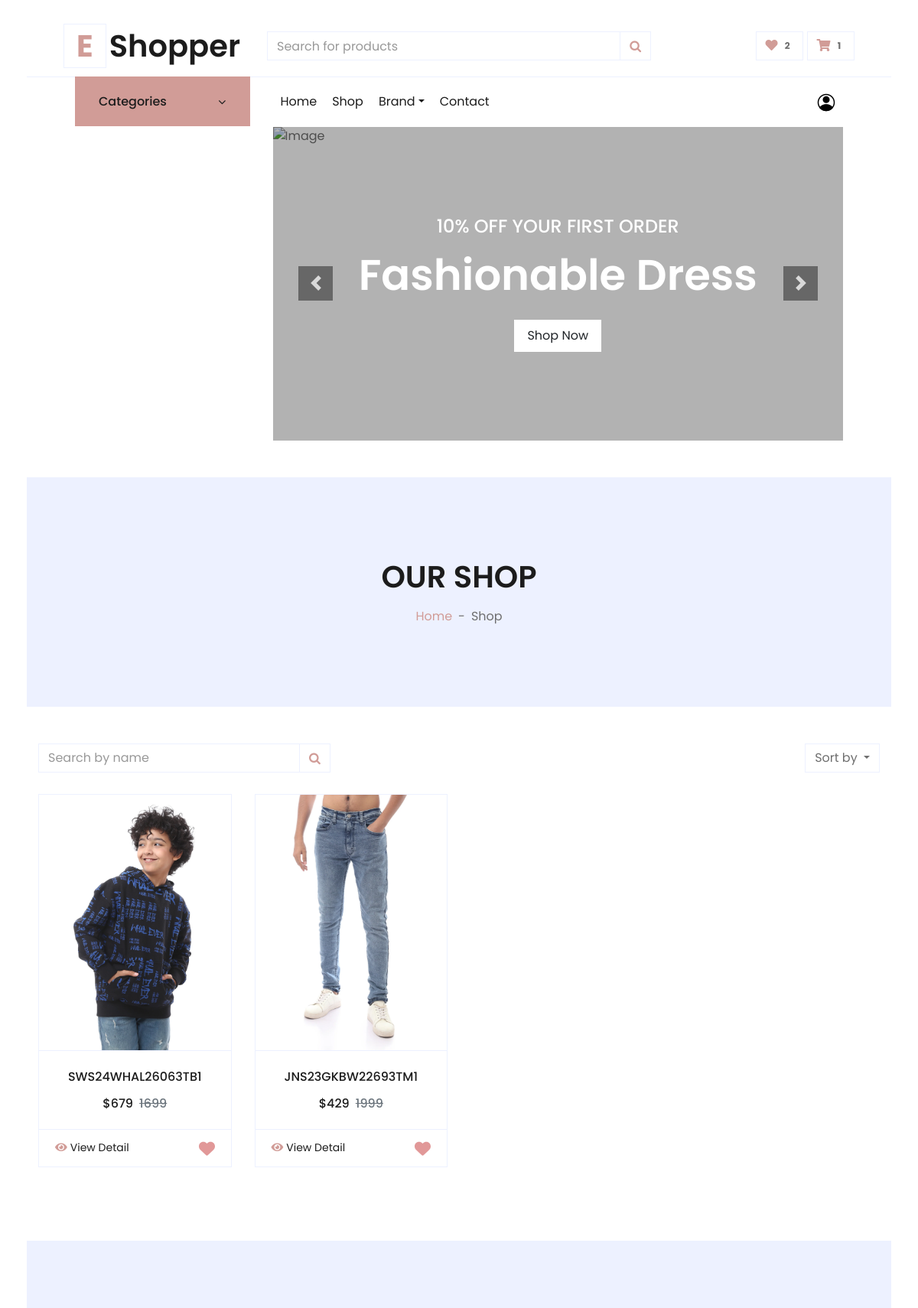
Page /accounts/favorite/ (signed in, upper part) on the earlier database version.
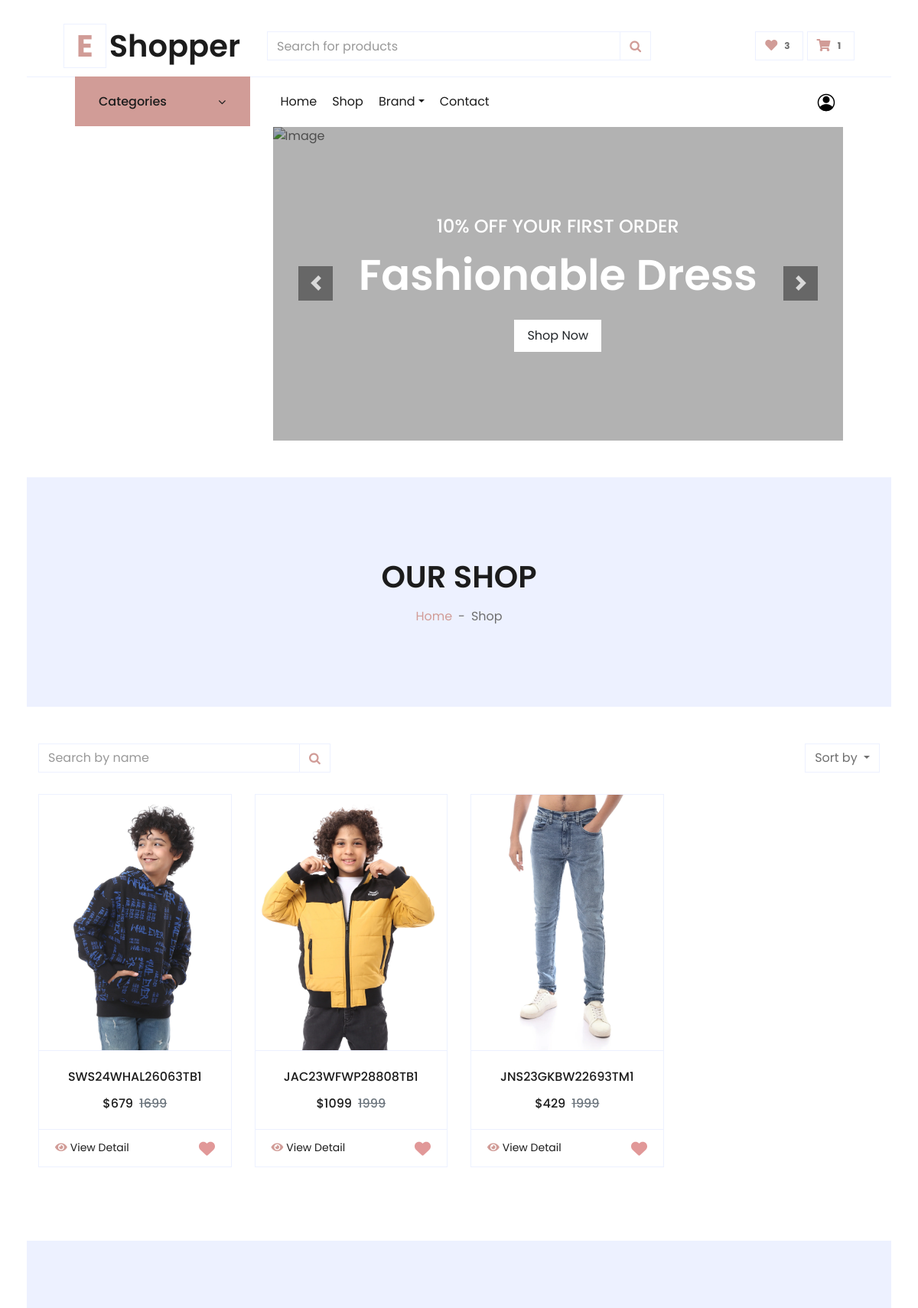
Same page on the later database version.
### product/models.py (models this page shows, shortened)
class Product(models.Model):
    name = models.CharField(max_length=100)
    image = models.ImageField(upload_to='product/')
    stock = models.IntegerField()
    price = models.IntegerField(default=0)
    discount = models.IntegerField(default=0)
    description = models.TextField(max_length=10000)
    like = models.ManyToManyField(User , blank=True,related_name='product_favourite')
    created_at = models.DateTimeField( default=timezone.now)
    category = models.ForeignKey('ProductCategory',verbose_name=('category'), on_delete=models.CASCADE ,default='')
    subcategory = models.ForeignKey("Subcategory" , on_delete=models.CASCADE ,default='')
    PRDBrand = models.ForeignKey('settings.Brand' ,related_name='product_brand', on_delete=models.CASCADE , blank=True, null=True ,verbose_name=_("Brand "))
    slug = models.SlugField(null=True,blank=True , unique=True)
    tags = TaggableManager()
    views = models.PositiveIntegerField(default=0)
    is_available = models.BooleanField(default=True)
    class Meta:
        ordering = ["name"]
    def get_absolute_url(self):
        return reverse("product:product_detail", args=[self.slug])

### accounts/views.py (the view)
# urls.py: path('favorite/' , views.user_favourites , name='user_favourites'),
def user_favourites(request):
    user_favourites = Product.objects.filter(like=request.user).annotate(product_count=Count('like'))
    product_count = user_favourites.count()
    return render(request,'profile/user_favourite.html',{'user_favourites':user_favourites,
                                                         'product_count':product_count})

### accounts/favourite_context.py (called while the page is built)
def counter(request):
    product_count = 0
    if request.user.is_authenticated:
        if 'admin' in request.path:
            return{}
        else :
            try :
                user_favourites = Product.objects.filter(like=request.user)
                product_count = user_favourites.count()
            except Product.DoesNotExist:
                product_count=0
    return dict(product_count=product_count)

### carts/cart_context.py (called while the page is built)
def counter(request):
    cart_count = 0
    if 'admin' in request.path:
        return{}
    else :
        try :
            cart = Cart.objects.filter(cart_id=_cart_id(request))
            if request.user.is_authenticated:
                cart_items= CartItem.objects.all().filter(user=request.user)
            else:
                cart_items = CartItem.objects.all().filter(cart=cart[:1])
            for cart_item in cart_items:
                cart_count+=cart_item.quantity
        except Cart.DoesNotExist:
            cart_count=0
    return dict(cart_count=cart_count)

### carts/views.py (called while the page is built)
def _cart_id(request):
    cart = request.session.session_key
    if not cart:
        cart = request.session.create()
    return cart

### accounts/templates/profile/user_favourite.html (shortened to what this page needs)
     {% extends 'base.html' %}
     {% load static %}
     {% block body %}
     <div class="container-fluid bg-secondary mb-5">
         <div class="d-flex flex-column align-items-center justify-content-center" style="min-height: 300px">
             <h1 class="font-weight-semi-bold text-uppercase mb-3">Our Shop</h1>
             <div class="d-inline-flex">
                 <p class="m-0"><a href="/">Home</a></p>
                 <p class="m-0 px-2">-</p>
                 <p class="m-0">Shop</p>
             </div>
         </div>
     </div>
     <div class="col-lg-12 col-md-12">
         <div class="row pb-4">
             <div class="col-12 pb-1">
                 <div class="d-flex align-items-center justify-content-between mb-4">
                     <form action="{% url 'product:product_list'%}">
                         <div class="input-group">
                             <input type="text" name="q" class="form-control" placeholder="Search by name">
                             <div class="input-group-append">
                                 <span class="input-group-text bg-transparent text-primary">
                                     <i class="fa fa-search"></i>
                                 </span>
                             </div>
                         </div>
                     </form>
                     <div class="dropdown ml-4">
                         <button class="btn border dropdown-toggle" type="button" id="triggerId" data-toggle="dropdown"
                             aria-haspopup="true" aria-expanded="false">
                             Sort by
                         </button>
                     </div>
                 </div>
             </div>
             {% for product in user_favourites  %}
             <div class="col-md-3">
                 <div class="card product-item border-0 mb-4">
                     <div class="card-header product-img position-relative overflow-hidden bg-transparent border p-0">
                         <img class="img-fluid w-100" src="{{product.image.url}}" alt="">
                     </div>
                     <div class="card-body border-left border-right text-center p-0 pt-4 pb-3">
                         <h6 class="text-truncate mb-3">{{product.name}}</h6>
                         <div class="d-flex justify-content-center">
                             {% if product.discount > 0 %}
                             <h6>${{product.discount}}</h6>
                             <h6 class="text-muted ml-2"><del>{{product.price}}</del></h6>
                             {% else %}
                             <h6>${{product.price}}</h6>
                             {% endif %}
                         </div>
                     </div>
                     <div class="card-footer d-flex justify-content-between bg-light border">
                         <a href="{{product.get_absolute_url}}" class="btn btn-sm text-dark p-0"><i
                                 class="fas fa-eye text-primary mr-1"></i>View
                             Detail</a>
                         {% if request.user in product.like.all %}
                         <a href="{% url 'product:like' product.id%}" class="btn btn-sm text-dark p-0"></a>
                         {% endif %}
                     </div>
                 </div>
             </div>
             {% endfor %}
         </div>
     </div>
     {% endblock body %}

### templates/base.html (shortened to what the changed rows need)
{% load static %}
<!DOCTYPE html>
<html lang="en">
<head>
    <link href="https://cdnjs.cloudflare.com/ajax/libs/font-awesome/5.10.0/css/all.min.css" rel="stylesheet">
    <link rel="stylesheet" href="https://cdnjs.cloudflare.com/ajax/libs/font-awesome/4.7.0/css/font-awesome.min.css">
    <link href="{% static 'lib4/owlcarousel/assets/owl.carousel.min.css'%}" rel="stylesheet">
    <link href="{% static 'css4/style.css'%}" rel="stylesheet">
    <link href="{% static 'css4/review.css'%}" rel="stylesheet">
    <link href="{% static 'css4/custom.css'%}" rel="stylesheet">
</head>
<body>
    <div class="container-fluid">
        <div class="row align-items-center py-3 px-xl-5">
            <div class="col-lg-3 d-none d-lg-block">
                <a href="/" class="text-decoration-none">
                    <h1 class="m-0 display-5 font-weight-semi-bold"><span
                            class="text-primary font-weight-bold border px-3 mr-1">E</span>{{myfooter.site_name}}</h1>
                </a>
            </div>
            {% if user.is_authenticated %}
            <div class="col-lg-3 col-6 text-right">
                <a href="{% url 'accounts:user_favourites' %}" class="btn border">
                    <i class="fas fa-heart text-primary"></i>
                    <span class="badge">{{product_count}}</span>
                </a>
                {% endif %}
            </div>
        </div>
        {% block body %}
        {% endblock body %}
</body>
</html>

Differences in the rows shown:
now on this page (row edited): Product: image (picture), name "JAC23WFWP28808TB1", discount "1099", price "1999"
Other differences:
{{ product_count }}: "2" → "3"
